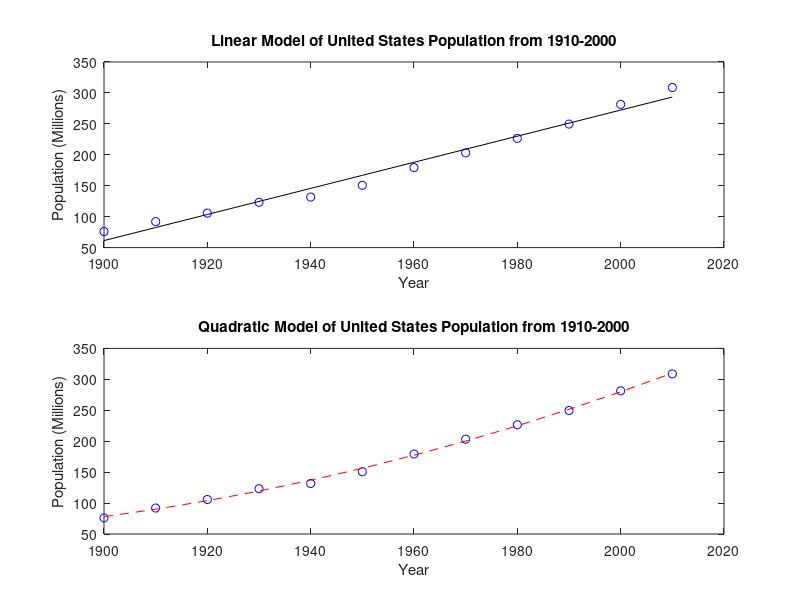

Reproduce this figure in MATLAB. (Note: this script raises an error after producing the figure.)
%% Problem 1.

% Compute Intersection point using cross product

L1 = [0.5 1 -2];
L2 = [3 6 -5];

X = cross (L1, L2);

disp (X);
%%

I = [0 0 1];
verify = dot (X, I);
disp (verify);

%% Problem 5 
% United States Population
us_pop = [75.995, 91.972, 105.711, 123.203, 131.669, 150.697, ...
    179.323, 203.212, 226.505, 249.633, 281.422, 308.748]';

% Year (1900-2010)
year = (1900:10:2010)';

% Matrix for linear and quadratic models
arr = [ones(length(year), 1), (year - 1960) / 60];

% Linear & % Quadratic model
linear = arr \ us_pop;
quadratic = [arr, ((year - 1960)/60).^2] \ us_pop;

% Plot of linear Model
subplot(2, 1, 1);
plot(year, us_pop, 'bo');
title('Linear Model of United States Population from 1910-2000');
xlabel('Year');
ylabel('Population (Millions)');
hold on
plot(year,arr*linear,'k-');
hold off

% Plot of quadratic Model
subplot(2, 1, 2);
plot(year, us_pop, 'bo');
title('Quadratic Model of United States Population from 1910-2000');
xlabel('Year');
ylabel('Population (Millions)');
hold on
plot(year, [arr, ((year - 1960)/60).^2]*quadratic, 'r--');
hold off

%%
openExample('vision/DetectSphereInPointCloudExample')
%%

load("object3d.mat");
% Loading a point cloud into the workspace from dataset 'object3d.mat’.
load("object3d.mat");
% Label and Display of point cloud.
figure
pcshow(ptCloud)
xlabel("X(m)")
ylabel("Y(m)")
zlabel("Z(m)")
title("Detect a sphere in a point cloud")
% Set of the maximum point-to-sphere distance for sphere fitting to 1cm.
maxDistance = 0.01;
% Set of the region of interest to constrain the search.
roi = [-inf,0.5;0.2,0.4;0.1,inf];
sampleIndices = findPointsInROI(ptCloud,roi);
% Detection of the globe in the point cloud and extract it.
[model,inlierIndices] = pcfitsphere(ptCloud,maxDistance,SampleIndices=sampleIndices);
globe = select(ptCloud,inlierIndices);
% Plot of the extracted globe.
figure;
pcshow(globe);
title("Globe Point Cloud");
